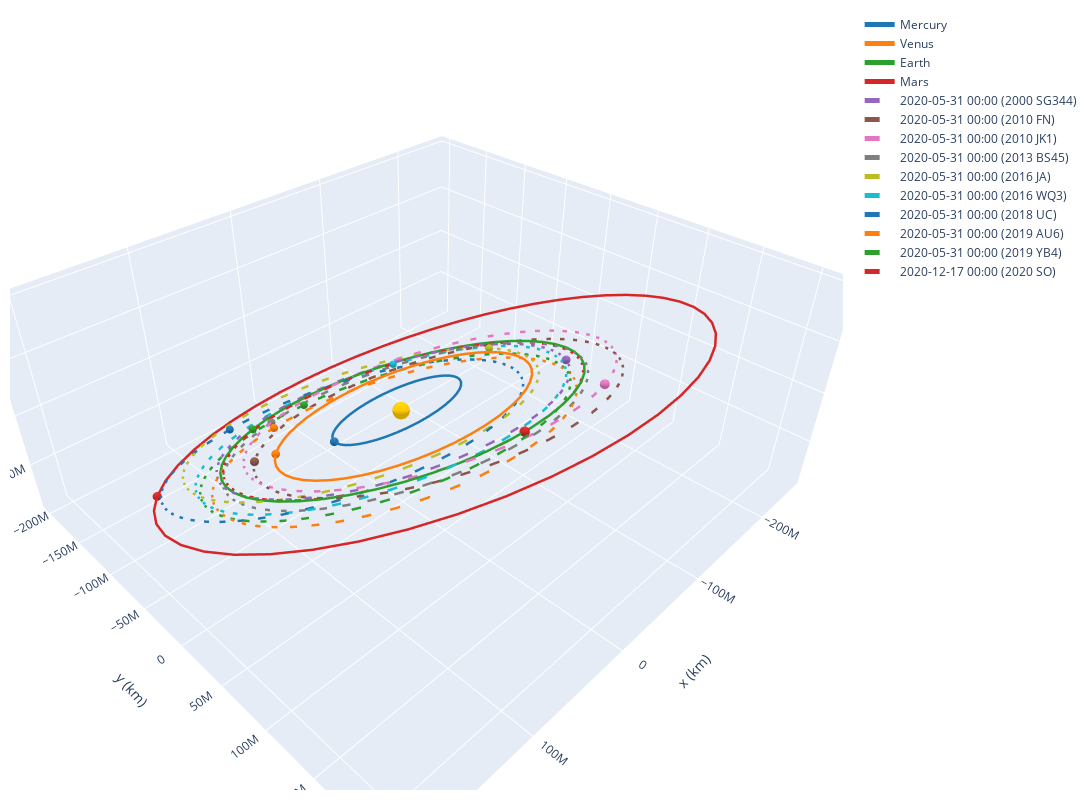

Here is the notebook cell this chart was saved with:
### Code cell
plotter2 = OrbitPlotter3D()
plotter2.set_attractor(Sun)

plotter2.plot_ephem(mercury, start, label="Mercury")
plotter2.plot_ephem(venus, start, label="Venus")
plotter2.plot_ephem(earth, start, label="Earth")
plotter2.plot_ephem(mars, start, label="Mars")

#name, epoch, mean_anomaly, argp, raan, inc, ecc, mean_motion, a, flags, epoch)

for e in lowest_dv_elements:
    o = Orbit.from_classical(Sun, a=e[8], ecc=e[6], inc=e[5], raan=e[4], argp=e[3], nu=e[2], epoch=e[1], plane=Planes.EARTH_ECLIPTIC)
    plotter2.plot(o, label=e[0])


plotter2._layout.autosize = False
plotter2._layout.width = 1200
plotter2._layout.height = 800
plotter2._layout.margin=dict(l=10, r=10, b=10, t=10, pad=4 )
plotter2.show()

### Figure 1 — Plotly figure (JSON) as saved in the notebook; plotly's stock layout.template omitted (floating-point values rounded to 4 significant figures; data arrays with more than 128 entries replaced by an {"elided": "..."} marker saying what was removed)
{"data": [{"cauto": false, "cmax": 1, "cmin": 1, "colorscale": [[0, "#ffcc00"], [1, "#ffcc00"]], "name": "Sun", "showscale": false, "type": "surface", "x": {"elided": "20x20 float values"}, "y": {"elided": "20x20 float values"}, "z": {"elided": "20x20 float values"}}, {"line": {"color": "rgb(31, 119, 180)", "dash": "solid", "width": 5}, "mode": "lines", "name": "Mercury", "type": "scatter3d", "x": [48500000.0, 50880000.0, 52430000.0, 53060000.0, 52680000.0, 51220000.0, 48590000.0, 44770000.0, 39770000.0, 33620000.0, 26440000.0, 18400000.0, 9751000.0, 750900.0, -8301000.0, -17120000.0, -25450000.0, -33090000.0, -39870000.0, -45710000.0, -50540000.0, -54350000.0, -57150000.0, -58970000.0, -59860000.0, -59870000.0, -59050000.0, -57480000.0, -55220000.0, -52320000.0, -48860000.0, -44880000.0, -40450000.0, -35620000.0, -30460000.0, -25010000.0, -19340000.0, -13490000.0, -7522000.0, -1492000.0, 4543000.0, 10530000.0, 16390000.0, 22080000.0, 27530000.0, 32660000.0, 37410000.0, 41680000.0, 45400000.0, 48490000.0], "y": [-26860000.0, -20720000.0, -14240000.0, -7493000.0, -592400.0, 6337000.0, 13140000.0, 19650000.0, 25670000.0, 30990000.0, 35410000.0, 38740000.0, 40860000.0, 41660000.0, 41150000.0, 39370000.0, 36430000.0, 32480000.0, 27690000.0, 22260000.0, 16340000.0, 10100000.0, 3687000.0, -2777000.0, -9182000.0, -15440000.0, -21470000.0, -27210000.0, -32600000.0, -37610000.0, -42190000.0, -46310000.0, -49950000.0, -53080000.0, -55680000.0, -57750000.0, -59250000.0, -60200000.0, -60570000.0, -60350000.0, -59560000.0, -58170000.0, -56200000.0, -53640000.0, -50510000.0, -46800000.0, -42550000.0, -37760000.0, -32480000.0, -26730000.0], "z": [-19540000.0, -16510000.0, -13210000.0, -9670000.0, -5944000.0, -2091000.0, 1818000.0, 5691000.0, 9425000.0, 12900000.0, 16010000.0, 18620000.0, 20650000.0, 22010000.0, 22670000.0, 22640000.0, 21930000.0, 20610000.0, 18760000.0, 16460000.0, 13800000.0, 10860000.0, 7726000.0, 4462000.0, 1132000.0, -2210000.0, -5515000.0, -8744000.0, -11860000.0, -14840000.0, -17640000.0, -20260000.0, -22660000.0, -24830000.0, -26760000.0, -28420000.0, -29820000.0, -30930000.0, -31740000.0, -32250000.0, -32450000.0, -32330000.0, -31890000.0, -31110000.0, -30000000.0, -28560000.0, -26770000.0, -24660000.0, -22220000.0, -19480000.0]}, {"cauto": false, "cmax": 1, "cmin": 1, "colorscale": [[0, "rgb(31, 119, 180)"], [1, "rgb(31, 119, 180)"]], "name": "Mercury", "showscale": false, "type": "surface", "x": {"elided": "20x20 float values"}, "y": {"elided": "20x20 float values"}, "z": {"elided": "20x20 float values"}}, {"cauto": false, "cmax": 1, "cmin": 1, "colorscale": [[0, "#ffcc00"], [1, "#ffcc00"]], "name": "Sun", "showscale": false, "type": "surface", "x": {"elided": "20x20 float values"}, "y": {"elided": "20x20 float values"}, "z": {"elided": "20x20 float values"}}, {"cauto": false, "cmax": 1, "cmin": 1, "colorscale": [[0, "#ffcc00"], [1, "#ffcc00"]], "name": "Sun", "showscale": false, "type": "surface", "x": {"elided": "20x20 float values"}, "y": {"elided": "20x20 float values"}, "z": {"elided": "20x20 float values"}}, {"line": {"color": "rgb(255, 127, 14)", "dash": "solid", "width": 5}, "mode": "lines", "name": "Venus", "type": "scatter3d", "x": [81790000.0, 90040000.0, 96820000.0, 102000000.0, 105600000.0, 107400000.0, 107500000.0, 105800000.0, 102400000.0, 97330000.0, 90640000.0, 82460000.0, 72910000.0, 62140000.0, 50340000.0, 37690000.0, 24400000.0, 10690000.0, -3206000.0, -17070000.0, -30660000.0, -43760000.0, -56130000.0, -67590000.0, -77930000.0, -86970000.0, -94580000.0, -100600000.0, -105000000.0, -107600000.0, -108500000.0, -107600000.0, -104900000.0, -100500000.0, -94400000.0, -86800000.0, -77780000.0, -67510000.0, -56160000.0, -43900000.0, -30940000.0, -17500000.0, -3789000.0, 9965000.0, 23540000.0, 36720000.0, 49300000.0, 61060000.0, 71820000.0, 81420000.0], "y": [-61730000.0, -51490000.0, -40410000.0, -28660000.0, -16440000.0, -3936000.0, 8646000.0, 21100000.0, 33230000.0, 44840000.0, 55720000.0, 65710000.0, 74640000.0, 82350000.0, 88730000.0, 93650000.0, 97030000.0, 98820000.0, 98970000.0, 97500000.0, 94410000.0, 89750000.0, 83610000.0, 76090000.0, 67300000.0, 57400000.0, 46560000.0, 34950000.0, 22770000.0, 10230000.0, -2475000.0, -15120000.0, -27500000.0, -39420000.0, -50660000.0, -61060000.0, -70440000.0, -78660000.0, -85570000.0, -91080000.0, -95090000.0, -97540000.0, -98400000.0, -97660000.0, -95320000.0, -91440000.0, -86070000.0, -79310000.0, -71250000.0, -62040000.0], "z": [-33010000.0, -28920000.0, -24360000.0, -19410000.0, -14130000.0, -8623000.0, -2967000.0, 2744000.0, 8417000.0, 13960000.0, 19280000.0, 24290000.0, 28910000.0, 33070000.0, 36680000.0, 39690000.0, 42060000.0, 43730000.0, 44680000.0, 44890000.0, 44360000.0, 43100000.0, 41120000.0, 38450000.0, 35160000.0, 31270000.0, 26880000.0, 22030000.0, 16830000.0, 11350000.0, 5693000.0, -56230.0, -5798000.0, -11440000.0, -16880000.0, -22040000.0, -26830000.0, -31180000.0, -35010000.0, -38260000.0, -40890000.0, -42840000.0, -44100000.0, -44630000.0, -44440000.0, -43530000.0, -41910000.0, -39610000.0, -36670000.0, -33130000.0]}, {"cauto": false, "cmax": 1, "cmin": 1, "colorscale": [[0, "rgb(255, 127, 14)"], [1, "rgb(255, 127, 14)"]], "name": "Venus", "showscale": false, "type": "surface", "x": {"elided": "20x20 float values"}, "y": {"elided": "20x20 float values"}, "z": {"elided": "20x20 float values"}}, {"cauto": false, "cmax": 1, "cmin": 1, "colorscale": [[0, "#ffcc00"], [1, "#ffcc00"]], "name": "Sun", "showscale": false, "type": "surface", "x": {"elided": "20x20 float values"}, "y": {"elided": "20x20 float values"}, "z": {"elided": "20x20 float values"}}, {"cauto": false, "cmax": 1, "cmin": 1, "colorscale": [[0, "#ffcc00"], [1, "#ffcc00"]], "name": "Sun", "showscale": false, "type": "surface", "x": {"elided": "20x20 float values"}, "y": {"elided": "20x20 float values"}, "z": {"elided": "20x20 float values"}}, {"line": {"color": "rgb(44, 160, 44)", "dash": "solid", "width": 5}, "mode": "lines", "name": "Earth", "type": "scatter3d", "x": [59020000.0, 75830000.0, 91430000.0, 105600000.0, 118100000.0, 128700000.0, 137200000.0, 143500000.0, 147600000.0, 149200000.0, 148400000.0, 145200000.0, 139600000.0, 131600000.0, 121400000.0, 109200000.0, 95170000.0, 79470000.0, 62410000.0, 44280000.0, 25370000.0, 5993000.0, -13490000.0, -32760000.0, -51490000.0, -69340000.0, -86010000.0, -101200000.0, -114700000.0, -126300000.0, -135700000.0, -142800000.0, -147600000.0, -149900000.0, -149700000.0, -147000000.0, -142000000.0, -134700000.0, -125100000.0, -113600000.0, -100300000.0, -85410000.0, -69170000.0, -51860000.0, -33750000.0, -15120000.0, 3728000.0, 22490000.0, 40900000.0, 58640000.0], "y": [-127300000.0, -119500000.0, -109800000.0, -98290000.0, -85270000.0, -70880000.0, -55350000.0, -38930000.0, -21880000.0, -4442000.0, 13070000.0, 30380000.0, 47210000.0, 63280000.0, 78300000.0, 92020000.0, 104200000.0, 114700000.0, 123200000.0, 129600000.0, 133800000.0, 135700000.0, 135300000.0, 132600000.0, 127600000.0, 120400000.0, 111100000.0, 100000000.0, 87150000.0, 72820000.0, 57260000.0, 40760000.0, 23570000.0, 5993000.0, -11660000.0, -29110000.0, -46070000.0, -62280000.0, -77450000.0, -91360000.0, -103800000.0, -114600000.0, -123500000.0, -130500000.0, -135400000.0, -138200000.0, -138800000.0, -137200000.0, -133500000.0, -127600000.0], "z": [-55180000.0, -51790000.0, -47570000.0, -42600000.0, -36950000.0, -30710000.0, -23980000.0, -16870000.0, -9471000.0, -1913000.0, 5680000.0, 13180000.0, 20480000.0, 27450000.0, 33960000.0, 39910000.0, 45190000.0, 49720000.0, 53410000.0, 56190000.0, 58020000.0, 58850000.0, 58680000.0, 57490000.0, 55330000.0, 52210000.0, 48200000.0, 43370000.0, 37800000.0, 31590000.0, 24840000.0, 17690000.0, 10240000.0, 2618000.0, -5035000.0, -12600000.0, -19950000.0, -26980000.0, -33550000.0, -39580000.0, -44970000.0, -49650000.0, -53520000.0, -56540000.0, -58670000.0, -59880000.0, -60130000.0, -59450000.0, -57830000.0, -55300000.0]}, {"cauto": false, "cmax": 1, "cmin": 1, "colorscale": [[0, "rgb(44, 160, 44)"], [1, "rgb(44, 160, 44)"]], "name": "Earth", "showscale": false, "type": "surface", "x": {"elided": "20x20 float values"}, "y": {"elided": "20x20 float values"}, "z": {"elided": "20x20 float values"}}, {"cauto": false, "cmax": 1, "cmin": 1, "colorscale": [[0, "#ffcc00"], [1, "#ffcc00"]], "name": "Sun", "showscale": false, "type": "surface", "x": {"elided": "20x20 float values"}, "y": {"elided": "20x20 float values"}, "z": {"elided": "20x20 float values"}}, {"cauto": false, "cmax": 1, "cmin": 1, "colorscale": [[0, "#ffcc00"], [1, "#ffcc00"]], "name": "Sun", "showscale": false, "type": "surface", "x": {"elided": "20x20 float values"}, "y": {"elided": "20x20 float values"}, "z": {"elided": "20x20 float values"}}, {"line": {"color": "rgb(214, 39, 40)", "dash": "solid", "width": 5}, "mode": "lines", "name": "Mars", "type": "scatter3d", "x": [166900000.0, 183300000.0, 195600000.0, 203600000.0, 207200000.0, 206200000.0, 200900000.0, 191400000.0, 178100000.0, 161200000.0, 141300000.0, 118800000.0, 94170000.0, 67930000.0, 40560000.0, 12530000.0, -15710000.0, -43730000.0, -71140000.0, -97580000.0, -122700000.0, -146200000.0, -167800000.0, -187200000.0, -204300000.0, -218800000.0, -230600000.0, -239500000.0, -245400000.0, -248100000.0, -247800000.0, -244200000.0, -237400000.0, -227500000.0, -214500000.0, -198400000.0, -179500000.0, -158000000.0, -134000000.0, -107900000.0, -80100000.0, -50910000.0, -20850000.0, 9573000.0, 39780000.0, 69180000.0, 97150000.0, 123100000.0, 146300000.0, 166400000.0], "y": [-107700000.0, -82480000.0, -55460000.0, -27200000.0, 1672000.0, 30530000.0, 58760000.0, 85800000.0, 111100000.0, 134300000.0, 155000000.0, 172800000.0, 187700000.0, 199300000.0, 207700000.0, 212900000.0, 214800000.0, 213600000.0, 209300000.0, 202100000.0, 192100000.0, 179600000.0, 164700000.0, 147800000.0, 128900000.0, 108400000.0, 86610000.0, 63700000.0, 40000000.0, 15800000.0, -8602000.0, -32880000.0, -56720000.0, -79780000.0, -101700000.0, -122300000.0, -141000000.0, -157600000.0, -171800000.0, -183300000.0, -191700000.0, -196800000.0, -198400000.0, -196400000.0, -190600000.0, -181000000.0, -167800000.0, -151000000.0, -131100000.0, -108300000.0], "z": [-53920000.0, -42810000.0, -30750000.0, -18000000.0, -4857000.0, 8404000.0, 21500000.0, 34150000.0, 46130000.0, 57220000.0, 67240000.0, 76030000.0, 83500000.0, 89560000.0, 94160000.0, 97280000.0, 98930000.0, 99110000.0, 97880000.0, 95280000.0, 91390000.0, 86290000.0, 80060000.0, 72800000.0, 64620000.0, 55620000.0, 45920000.0, 35660000.0, 24940000.0, 13920000.0, 2718000.0, -8513000.0, -19630000.0, -30480000.0, -40900000.0, -50750000.0, -59850000.0, -68060000.0, -75220000.0, -81170000.0, -85780000.0, -88920000.0, -90470000.0, -90350000.0, -88500000.0, -84910000.0, -79590000.0, -72610000.0, -64080000.0, -54160000.0]}, {"cauto": false, "cmax": 1, "cmin": 1, "colorscale": [[0, "rgb(214, 39, 40)"], [1, "rgb(214, 39, 40)"]], "name": "Mars", "showscale": false, "type": "surface", "x": {"elided": "20x20 float values"}, "y": {"elided": "20x20 float values"}, "z": {"elided": "20x20 float values"}}, {"cauto": false, "cmax": 1, "cmin": 1, "colorscale": [[0, "#ffcc00"], [1, "#ffcc00"]], "name": "Sun", "showscale": false, "type": "surface", "x": {"elided": "20x20 float values"}, "y": {"elided": "20x20 float values"}, "z": {"elided": "20x20 float values"}}, {"cauto": false, "cmax": 1, "cmin": 1, "colorscale": [[0, "#ffcc00"], [1, "#ffcc00"]], "name": "Sun", "showscale": false, "type": "surface", "x": {"elided": "20x20 float values"}, "y": {"elided": "20x20 float values"}, "z": {"elided": "20x20 float values"}}, {"line": {"color": "rgb(148, 103, 189)", "dash": "dash", "width": 5}, "mode": "lines", "name": "2020-05-31 00:00 (2000 SG344)", "type": "scatter3d", "x": {"elided": "150 float values"}, "y": {"elided": "150 float values"}, "z": {"elided": "150 float values"}}, {"cauto": false, "cmax": 1, "cmin": 1, "colorscale": [[0, "rgb(148, 103, 189)"], [1, "rgb(148, 103, 189)"]], "name": "2020-05-31 00:00 (2000 SG344)", "showscale": false, "type": "surface", "x": {"elided": "20x20 float values"}, "y": {"elided": "20x20 float values"}, "z": {"elided": "20x20 float values"}}, {"cauto": false, "cmax": 1, "cmin": 1, "colorscale": [[0, "#ffcc00"], [1, "#ffcc00"]], "name": "Sun", "showscale": false, "type": "surface", "x": {"elided": "20x20 float values"}, "y": {"elided": "20x20 float values"}, "z": {"elided": "20x20 float values"}}, {"cauto": false, "cmax": 1, "cmin": 1, "colorscale": [[0, "#ffcc00"], [1, "#ffcc00"]], "name": "Sun", "showscale": false, "type": "surface", "x": {"elided": "20x20 float values"}, "y": {"elided": "20x20 float values"}, "z": {"elided": "20x20 float values"}}, {"line": {"color": "rgb(140, 86, 75)", "dash": "dash", "width": 5}, "mode": "lines", "name": "2020-05-31 00:00 (2010 FN)", "type": "scatter3d", "x": {"elided": "150 float values"}, "y": {"elided": "150 float values"}, "z": {"elided": "150 float values"}}, {"cauto": false, "cmax": 1, "cmin": 1, "colorscale": [[0, "rgb(140, 86, 75)"], [1, "rgb(140, 86, 75)"]], "name": "2020-05-31 00:00 (2010 FN)", "showscale": false, "type": "surface", "x": {"elided": "20x20 float values"}, "y": {"elided": "20x20 float values"}, "z": {"elided": "20x20 float values"}}, {"cauto": false, "cmax": 1, "cmin": 1, "colorscale": [[0, "#ffcc00"], [1, "#ffcc00"]], "name": "Sun", "showscale": false, "type": "surface", "x": {"elided": "20x20 float values"}, "y": {"elided": "20x20 float values"}, "z": {"elided": "20x20 float values"}}, {"cauto": false, "cmax": 1, "cmin": 1, "colorscale": [[0, "#ffcc00"], [1, "#ffcc00"]], "name": "Sun", "showscale": false, "type": "surface", "x": {"elided": "20x20 float values"}, "y": {"elided": "20x20 float values"}, "z": {"elided": "20x20 float values"}}, {"line": {"color": "rgb(227, 119, 194)", "dash": "dash", "width": 5}, "mode": "lines", "name": "2020-05-31 00:00 (2010 JK1)", "type": "scatter3d", "x": {"elided": "150 float values"}, "y": {"elided": "150 float values"}, "z": {"elided": "150 float values"}}, {"cauto": false, "cmax": 1, "cmin": 1, "colorscale": [[0, "rgb(227, 119, 194)"], [1, "rgb(227, 119, 194)"]], "name": "2020-05-31 00:00 (2010 JK1)", "showscale": false, "type": "surface", "x": {"elided": "20x20 float values"}, "y": {"elided": "20x20 float values"}, "z": {"elided": "20x20 float values"}}, {"cauto": false, "cmax": 1, "cmin": 1, "colorscale": [[0, "#ffcc00"], [1, "#ffcc00"]], "name": "Sun", "showscale": false, "type": "surface", "x": {"elided": "20x20 float values"}, "y": {"elided": "20x20 float values"}, "z": {"elided": "20x20 float values"}}, {"cauto": false, "cmax": 1, "cmin": 1, "colorscale": [[0, "#ffcc00"], [1, "#ffcc00"]], "name": "Sun", "showscale": false, "type": "surface", "x": {"elided": "20x20 float values"}, "y": {"elided": "20x20 float values"}, "z": {"elided": "20x20 float values"}}, {"line": {"color": "rgb(127, 127, 127)", "dash": "dash", "width": 5}, "mode": "lines", "name": "2020-05-31 00:00 (2013 BS45)", "type": "scatter3d", "x": {"elided": "150 float values"}, "y": {"elided": "150 float values"}, "z": {"elided": "150 float values"}}, {"cauto": false, "cmax": 1, "cmin": 1, "colorscale": [[0, "rgb(127, 127, 127)"], [1, "rgb(127, 127, 127)"]], "name": "2020-05-31 00:00 (2013 BS45)", "showscale": false, "type": "surface", "x": {"elided": "20x20 float values"}, "y": {"elided": "20x20 float values"}, "z": {"elided": "20x20 float values"}}, {"cauto": false, "cmax": 1, "cmin": 1, "colorscale": [[0, "#ffcc00"], [1, "#ffcc00"]], "name": "Sun", "showscale": false, "type": "surface", "x": {"elided": "20x20 float values"}, "y": {"elided": "20x20 float values"}, "z": {"elided": "20x20 float values"}}, {"cauto": false, "cmax": 1, "cmin": 1, "colorscale": [[0, "#ffcc00"], [1, "#ffcc00"]], "name": "Sun", "showscale": false, "type": "surface", "x": {"elided": "20x20 float values"}, "y": {"elided": "20x20 float values"}, "z": {"elided": "20x20 float values"}}, {"line": {"color": "rgb(188, 189, 34)", "dash": "dash", "width": 5}, "mode": "lines", "name": "2020-05-31 00:00 (2016 JA)", "type": "scatter3d", "x": {"elided": "150 float values"}, "y": {"elided": "150 float values"}, "z": {"elided": "150 float values"}}, {"cauto": false, "cmax": 1, "cmin": 1, "colorscale": [[0, "rgb(188, 189, 34)"], [1, "rgb(188, 189, 34)"]], "name": "2020-05-31 00:00 (2016 JA)", "showscale": false, "type": "surface", "x": {"elided": "20x20 float values"}, "y": {"elided": "20x20 float values"}, "z": {"elided": "20x20 float values"}}, {"cauto": false, "cmax": 1, "cmin": 1, "colorscale": [[0, "#ffcc00"], [1, "#ffcc00"]], "name": "Sun", "showscale": false, "type": "surface", "x": {"elided": "20x20 float values"}, "y": {"elided": "20x20 float values"}, "z": {"elided": "20x20 float values"}}, {"cauto": false, "cmax": 1, "cmin": 1, "colorscale": [[0, "#ffcc00"], [1, "#ffcc00"]], "name": "Sun", "showscale": false, "type": "surface", "x": {"elided": "20x20 float values"}, "y": {"elided": "20x20 float values"}, "z": {"elided": "20x20 float values"}}, {"line": {"color": "rgb(23, 190, 207)", "dash": "dash", "width": 5}, "mode": "lines", "name": "2020-05-31 00:00 (2016 WQ3)", "type": "scatter3d", "x": {"elided": "150 float values"}, "y": {"elided": "150 float values"}, "z": {"elided": "150 float values"}}, {"cauto": false, "cmax": 1, "cmin": 1, "colorscale": [[0, "rgb(23, 190, 207)"], [1, "rgb(23, 190, 207)"]], "name": "2020-05-31 00:00 (2016 WQ3)", "showscale": false, "type": "surface", "x": {"elided": "20x20 float values"}, "y": {"elided": "20x20 float values"}, "z": {"elided": "20x20 float values"}}, {"cauto": false, "cmax": 1, "cmin": 1, "colorscale": [[0, "#ffcc00"], [1, "#ffcc00"]], "name": "Sun", "showscale": false, "type": "surface", "x": {"elided": "20x20 float values"}, "y": {"elided": "20x20 float values"}, "z": {"elided": "20x20 float values"}}, {"cauto": false, "cmax": 1, "cmin": 1, "colorscale": [[0, "#ffcc00"], [1, "#ffcc00"]], "name": "Sun", "showscale": false, "type": "surface", "x": {"elided": "20x20 float values"}, "y": {"elided": "20x20 float values"}, "z": {"elided": "20x20 float values"}}, {"line": {"color": "rgb(31, 119, 180)", "dash": "dash", "width": 5}, "mode": "lines", "name": "2020-05-31 00:00 (2018 UC)", "type": "scatter3d", "x": {"elided": "150 float values"}, "y": {"elided": "150 float values"}, "z": {"elided": "150 float values"}}, {"cauto": false, "cmax": 1, "cmin": 1, "colorscale": [[0, "rgb(31, 119, 180)"], [1, "rgb(31, 119, 180)"]], "name": "2020-05-31 00:00 (2018 UC)", "showscale": false, "type": "surface", "x": {"elided": "20x20 float values"}, "y": {"elided": "20x20 float values"}, "z": {"elided": "20x20 float values"}}, {"cauto": false, "cmax": 1, "cmin": 1, "colorscale": [[0, "#ffcc00"], [1, "#ffcc00"]], "name": "Sun", "showscale": false, "type": "surface", "x": {"elided": "20x20 float values"}, "y": {"elided": "20x20 float values"}, "z": {"elided": "20x20 float values"}}, {"cauto": false, "cmax": 1, "cmin": 1, "colorscale": [[0, "#ffcc00"], [1, "#ffcc00"]], "name": "Sun", "showscale": false, "type": "surface", "x": {"elided": "20x20 float values"}, "y": {"elided": "20x20 float values"}, "z": {"elided": "20x20 float values"}}, {"line": {"color": "rgb(255, 127, 14)", "dash": "dash", "width": 5}, "mode": "lines", "name": "2020-05-31 00:00 (2019 AU6)", "type": "scatter3d", "x": {"elided": "150 float values"}, "y": {"elided": "150 float values"}, "z": {"elided": "150 float values"}}, {"cauto": false, "cmax": 1, "cmin": 1, "colorscale": [[0, "rgb(255, 127, 14)"], [1, "rgb(255, 127, 14)"]], "name": "2020-05-31 00:00 (2019 AU6)", "showscale": false, "type": "surface", "x": {"elided": "20x20 float values"}, "y": {"elided": "20x20 float values"}, "z": {"elided": "20x20 float values"}}, {"cauto": false, "cmax": 1, "cmin": 1, "colorscale": [[0, "#ffcc00"], [1, "#ffcc00"]], "name": "Sun", "showscale": false, "type": "surface", "x": {"elided": "20x20 float values"}, "y": {"elided": "20x20 float values"}, "z": {"elided": "20x20 float values"}}, {"cauto": false, "cmax": 1, "cmin": 1, "colorscale": [[0, "#ffcc00"], [1, "#ffcc00"]], "name": "Sun", "showscale": false, "type": "surface", "x": {"elided": "20x20 float values"}, "y": {"elided": "20x20 float values"}, "z": {"elided": "20x20 float values"}}, {"line": {"color": "rgb(44, 160, 44)", "dash": "dash", "width": 5}, "mode": "lines", "name": "2020-05-31 00:00 (2019 YB4)", "type": "scatter3d", "x": {"elided": "150 float values"}, "y": {"elided": "150 float values"}, "z": {"elided": "150 float values"}}, {"cauto": false, "cmax": 1, "cmin": 1, "colorscale": [[0, "rgb(44, 160, 44)"], [1, "rgb(44, 160, 44)"]], "name": "2020-05-31 00:00 (2019 YB4)", "showscale": false, "type": "surface", "x": {"elided": "20x20 float values"}, "y": {"elided": "20x20 float values"}, "z": {"elided": "20x20 float values"}}, {"cauto": false, "cmax": 1, "cmin": 1, "colorscale": [[0, "#ffcc00"], [1, "#ffcc00"]], "name": "Sun", "showscale": false, "type": "surface", "x": {"elided": "20x20 float values"}, "y": {"elided": "20x20 float values"}, "z": {"elided": "20x20 float values"}}, {"cauto": false, "cmax": 1, "cmin": 1, "colorscale": [[0, "#ffcc00"], [1, "#ffcc00"]], "name": "Sun", "showscale": false, "type": "surface", "x": {"elided": "20x20 float values"}, "y": {"elided": "20x20 float values"}, "z": {"elided": "20x20 float values"}}, {"line": {"color": "rgb(214, 39, 40)", "dash": "dash", "width": 5}, "mode": "lines", "name": "2020-12-17 00:00 (2020 SO)", "type": "scatter3d", "x": {"elided": "150 float values"}, "y": {"elided": "150 float values"}, "z": {"elided": "150 float values"}}, {"cauto": false, "cmax": 1, "cmin": 1, "colorscale": [[0, "rgb(214, 39, 40)"], [1, "rgb(214, 39, 40)"]], "name": "2020-12-17 00:00 (2020 SO)", "showscale": false, "type": "surface", "x": {"elided": "20x20 float values"}, "y": {"elided": "20x20 float values"}, "z": {"elided": "20x20 float values"}}, {"cauto": false, "cmax": 1, "cmin": 1, "colorscale": [[0, "#ffcc00"], [1, "#ffcc00"]], "name": "Sun", "showscale": false, "type": "surface", "x": {"elided": "20x20 float values"}, "y": {"elided": "20x20 float values"}, "z": {"elided": "20x20 float values"}}, {"cauto": false, "cmax": 1, "cmin": 1, "colorscale": [[0, "#ffcc00"], [1, "#ffcc00"]], "name": "Sun", "showscale": false, "type": "surface", "x": {"elided": "20x20 float values"}, "y": {"elided": "20x20 float values"}, "z": {"elided": "20x20 float values"}}], "layout": {"autosize": false, "height": 800, "margin": {"b": 10, "l": 10, "pad": 4, "r": 10, "t": 10}, "scene": {"aspectmode": "data", "xaxis": {"title": {"text": "x (km)"}}, "yaxis": {"title": {"text": "y (km)"}}, "zaxis": {"title": {"text": "z (km)"}}}, "width": 1200}}
